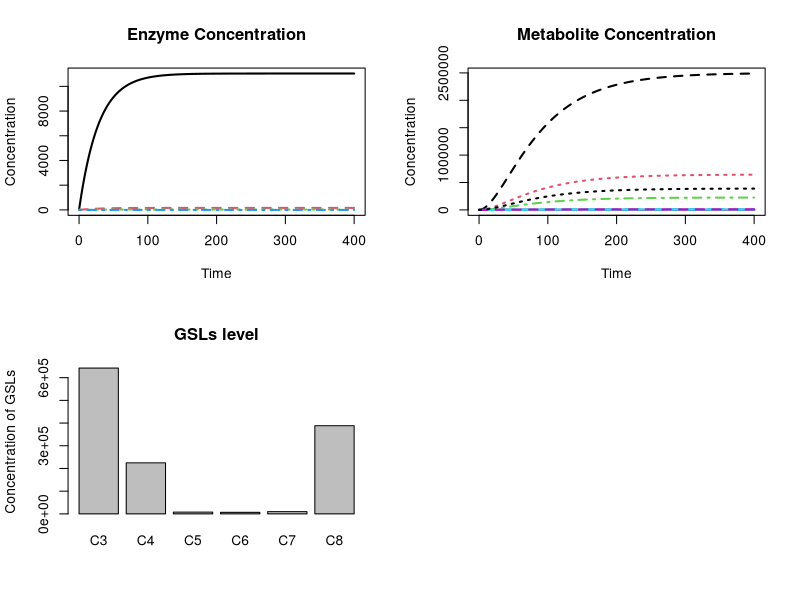

This chart was generated by the following R code:
library(deSolve)


# Build the differential equation for enzyme: dE/dt = ks*mRNA-(kd+u)*E
EnzymeRates <- function(parms,starts){
  x=vector()
  num_enzyme=parms[1]
  # ################################################################################################
  # Change enzyme_params of enzyme synthesis as needed
  # The parameters are in this order: enzyme_parms(ks1,mRNA1,kd1,ks2,mRNA2,kd2,...)
  # ################################################################################################
  enzyme_parms=c(0.045,8587,0.02,
                 0.045,126.16,0.02,
                 0.045,22.15,0.02,
                 0.045,0,0.02)
  for (i in 1:num_enzyme) {
    x[i] <- enzyme_parms[3*i-2]*enzyme_parms[3*i-1]-(enzyme_parms[3*i]+parms[3])*starts[i]
  }
  
  return(x)
}


# Build the reaction rate equation: mostly Michaelis-Menten v = kc*E*M/(kM+M)
ReactionRate <- function(parms,starts){
  x=vector()
  #################################################################################################
  # Change reaction_params of reaction rate as needed
  # The parameters are in this order: reaction_parms(kc1,KM1,kc2,KM2,...)
  #################################################################################################
  reaction_parms=c(4798.3,932,
                   4954,476,
                   9507,463,
                   4639,358,
                   1206,253,
                   102.7, 81,
                   1702.8, 11.3,
                   3701.7, 34,
                   88.8, 37,
                   148.1,194,
                   59.2,216,
                   29.6, 74,
                   36.9,374,
                   36.9, 26,
                   157630,3000,
                   350289,640)
  # The equations should be listed one by one since some substrates are catalyzed by several enzymes
  x[1] <- reaction_parms[1]*starts[1]*starts[5]/(reaction_parms[2]+starts[5])
  x[2] <- reaction_parms[3]*starts[1]*starts[6]/(reaction_parms[4]+starts[6])
  x[3] <- reaction_parms[5]*starts[1]*starts[7]/(reaction_parms[6]+starts[7])
  x[4] <- reaction_parms[7]*starts[1]*starts[8]/(reaction_parms[8]+starts[8])
  x[5] <- reaction_parms[9]*starts[1]*starts[9]/(reaction_parms[10]+starts[9])
  x[6] <- reaction_parms[11]*starts[1]*starts[10]/(reaction_parms[12]+starts[10])
  x[7] <- reaction_parms[13]*starts[2]*starts[6]/(reaction_parms[14]+starts[6])
  x[8] <- reaction_parms[15]*starts[2]*starts[7]/(reaction_parms[16]+starts[7])
  x[9] <- reaction_parms[17]*starts[2]*starts[8]/(reaction_parms[18]+starts[8])
  x[10] <- reaction_parms[19]*starts[2]*starts[9]/(reaction_parms[20]+starts[9])
  x[11] <- reaction_parms[21]*starts[2]*starts[10]/(reaction_parms[22]+starts[10])
  x[12] <- reaction_parms[23]*starts[2]*starts[11]/(reaction_parms[24]+starts[11])
  x[13] <- reaction_parms[25]*starts[3]*starts[10]/(reaction_parms[26]+starts[10])
  x[14] <- reaction_parms[27]*starts[3]*starts[11]/(reaction_parms[28]+starts[11])
  x[15] <- reaction_parms[29]*starts[4]*starts[5]/(reaction_parms[30]+starts[5])
  x[16] <- reaction_parms[31]*starts[4]*starts[6]/(reaction_parms[32]+starts[6])
  
  return(x)
}



# Build the function including all ODE functions.
MetNetwork <- function(t, starts, parms) {
  
  # The rate of enzyme synthesis
  dEdt= EnzymeRates(parms,starts)
  
  #################################################################################################
  # Change the stoichiometry matrix as needed
  # The stoichiometric matrix is in this format: S=rbind(c(-1, 0, 0), c(1, -1, 0),c(0, 2, -1),...)
  #################################################################################################
  S=rbind(c( 0, 0, 0, 0, 0, 0, 0, 0, 0, 0, 0, 0, 0, 0, 0, 0), 
          c( 1,-1, 0, 0, 0, 0,-1, 0, 0, 0, 0, 0, 0, 0, 1,-1),
          c( 0, 1,-1, 0, 0, 0, 0,-1, 0, 0, 0, 0, 0, 0, 0, 1), 
          c( 0, 0, 1,-1, 0, 0, 0, 0,-1, 0, 0, 0, 0, 0, 0, 0),
          c( 0, 0, 0, 1,-1, 0, 0, 0, 0,-1, 0, 0, 0, 0, 0, 0),
          c( 0, 0, 0, 0, 1,-1, 0, 0, 0, 0,-1, 0,-1, 0, 0, 0),
          c( 0, 0, 0, 0, 0, 1, 0, 0, 0, 0, 0,-1, 0,-1, 0, 0),
          c( 0, 0, 0, 0, 0, 0, 1, 0, 0, 0, 0, 0, 0, 0, 0, 0),
          c( 0, 0, 0, 0, 0, 0, 0, 1, 0, 0, 0, 0, 0, 0, 0, 0),
          c( 0, 0, 0, 0, 0, 0, 0, 0, 1, 0, 0, 0, 0, 0, 0, 0),
          c( 0, 0, 0, 0, 0, 0, 0, 0, 0, 1, 0, 0, 0, 0, 0, 0),
          c( 0, 0, 0, 0, 0, 0, 0, 0, 0, 0, 1, 0, 1, 0, 0, 0),
          c( 0, 0, 0, 0, 0, 0, 0, 0, 0, 0, 0, 1, 0, 1, 0, 0))
  
  # The rate of metabolite synthesis
  #################################################################################################
  # The function is dM/dt = Reaction Rate - Dilution Rate - Degradation Rate (for end metabolite)
  # Change the metabolite vector as needed (Only the initial substrate does not have dilution rate. 
  # Only the end metabolite have degradation rate)
  #################################################################################################
  dMdt=S%*%ReactionRate(parms,starts)-parms[3]*c(0,starts[6:17])-parms[4]*c(rep(0,7),starts[12:17])
  
  print(list(c(dEdt,dMdt)))
  list(c(dEdt,dMdt))
}



# Build the function which receive parameters and plot the result
Concentration <- function() {
  #################################################################################################
  # Change the tspan, params and starts as needed
  # The parameters are in this order: parms(enzyme number, metabolite number, dilution rate, 
  # degradation rate for end metabolite)
  # The initial states are in this order: starts(E1,E2,...,M1,M2,...)
  #################################################################################################
  tspan <- seq(0,400,by=0.1)
  parms <- c(4,13,0.015,0.0000007)
  starts <- c(0,0,0,0,1,0,0,0,0,0,0,0,0,0,0,0,0)
  
  out <- ode(starts,tspan,MetNetwork,parms)
  
  # Print the output. You could delete it if you want to
  print(out)
  print(c(out[4000,13:18],sum(out[4000,13:18])))
  # Plot the result
  num_enzyme=parms[1]
  num_metabolite=parms[2]
  lenStarts=parms[1]
  windows()
  par(mfrow=c(2,2))
  matplot(out[,1],out[,2:(num_enzyme+1)],type="l", ylab="Concentration", 
          xlab="Time", main="Enzyme Concentration", lwd = 2)   
  matplot(out[,1],out[,(num_enzyme+2):(num_enzyme+num_metabolite+1)],type ="l",ylab ="Concentration",
          xlab = "Time",main="Metabolite Concentration",lwd = 2)
  barplot(out[4000,13:18],main="GSLs level",names.arg=c("C3","C4","C5","C6","C7","C8")
          ,ylab ="Concentration of GSLs")
}


# For test
Concentration()
